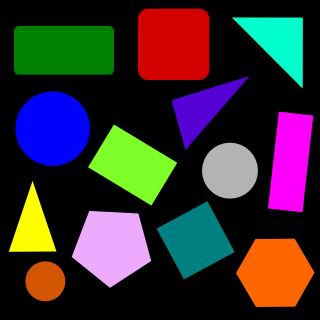
#> input picture HW3/Q7/1.jpg, 320 x 320 px
$ jupyter execute Q7.ipynb
#> lines starting #> are read from the running program, lines starting #| are printed output that depends on the picture; after the words box and inside, x2 and y2 are one past the last pixel; in counts of white or black regions, pixels touching at a corner belong together
#> further down, image is the input picture: shape (320, 320, 3); mean B, G, R 50.7, 46.9, 57.1
Import some prerequisites

[cell 1]
import cv2
import numpy as np
import matplotlib.pyplot as plt
import os
import random
import math

Run this cell for plotting

[cell 2]
def plotter(img_list, r, w, gray, wr, hr, fig_name = None):
    '''
    Plots images' list with its' caption and saves result image if you want.

    Parameters:
        img_list (list): The list of tuples of image and its' caption.
        r (int): The number of row(s).
        w (int): The number of colunm(s).
        gray (bool): The flag for plotting images in grayscale mode.
        wr (int): The width of one figure.
        hr (int): The height of one figure.
        fig_name (str): The name of the image of the plot. if not set this parameter the plot doesn't save.
    '''

    plt.rcParams['figure.figsize'] = (wr, hr)
    for i in range(len(img_list)):
        plt.subplot(r, w, i + 1)
        if img_list[i][2] == 'img':
            if gray:
                plt.imshow(img_list[i][0], cmap = 'gray')
            else:
                plt.imshow(img_list[i][0])
            plt.xticks([])
            plt.yticks([])
        elif img_list[i][2] == 'hist':
            plt.bar(np.arange(len(img_list[i][0])), img_list[i][0], color = 'c')
        else:
            raise Exception("Only image or histogram. Use third parameter of tuples in img_list and set it to img or hist.")
        plt.title(img_list[i][1])
    if fig_name is not None:
        plt.savefig(fig_name + '.png')
    plt.show()

Run this cell for change polar to cartesian.

[cell 3]
def pol_to_car(rho, theta):
    '''
    Changes rho and theta of a line to two point of that line.

    Parameters:
        rho (float): The distance from the origin to the line.
        theta (float):  Angle from origin to the line.

    Returns:
        (tuple): tuple of two point of line.
    '''

    a = np.cos(theta)
    b = np.sin(theta)
    c = 1000
    x0 = a*rho
    y0 = b*rho
    x1 = int(x0 + c * (-b))
    y1 = int(y0 + c * (a))
    x2 = int(x0 - c * (-b))
    y2 = int(y0 - c * (a))
    return x1, y1, x2, y2

# part b

Implement this function to detect and remove circles in the given image.

[cell 4]
def remove_circles(image):
    '''
    Returns the image which circles have been removed.

    Parameters:
        image (numpy.ndarray): The input image.

    Returns:
        out_img (numpy.ndarray): The result image.
    '''
    out_img = image.copy()

    #Writer your code here
    gray = cv2.cvtColor(image, cv2.COLOR_BGR2GRAY)
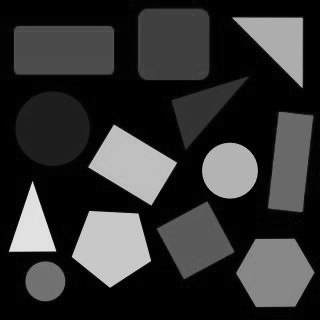
#> gray: shape (320, 320); min 0, max 235, mean 50.4
    # gray = cv2.medianBlur(gray, 5)
    circles = cv2.HoughCircles(gray, cv2.HOUGH_GRADIENT, 0.85, 40,
                               param1 = 60, param2 = 40, minRadius = 10, maxRadius = 110)
#> circles = [[229.5, 170.5, 27.3], [50.5, 128.5, 35.8], [44.5, 280.5, 20.4]]

    if circles is not None:
        circles = np.uint16(np.around(circles))
#> circles = [[230, 170, 27], [50, 128, 36], [44, 280, 20]]
        for i in circles[0, :]:
            cv2.circle(out_img, (i[0], i[1]), i[2] + 5, (0, 0, 0), -1)
#> this loop made 3 passes
#> out_img: shape (320, 320, 3); 9.81% of pixels changed, all inside (x1, y1, x2, y2) = (9, 87, 262, 305)
    return out_img

Test your implementation (dont change this cell)

[cell 5]
image_list = []

# image = cv2.imread(os.path.join('images', '1.png'))
image = cv2.imread('1.jpg')
image_list.append([cv2.cvtColor(image, cv2.COLOR_BGR2RGB), 'source', 'img'])

out_img = remove_circles(image)

image_list.append([cv2.cvtColor(out_img, cv2.COLOR_BGR2RGB), 'detect circles', 'img'])

plotter(image_list, 1, 2, True, 20, 10, 'q4a')
#> the loop in plotter, `for i in range(len(img_list)):` made 2 passes

# part c

Implement this function to detect lines in the given image with hough algorithm.

[cell 6]
def detect_lines_hough(image):
    '''
    Returns the image which lines have been detected.

    Parameters:
        image (numpy.ndarray): The input image.

    Returns:
        out_img (numpy.ndarray): The result image.
    '''
    out_img = image.copy()
    #Writer your code here
    gray = cv2.cvtColor(image, cv2.COLOR_BGR2GRAY)
        # Apply Gaussian blur to help reduce noise and improve edge detection
    blurred = cv2.GaussianBlur(gray, (3, 3), 0)

    edges = cv2.Canny(blurred, 50, 150, apertureSize=3)
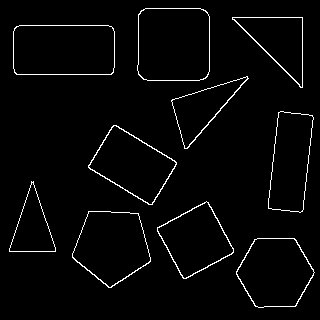
#> edges: shape (320, 320); 2.7% white in thin lines or dots, all inside (x1, y1, x2, y2) = (9, 8, 315, 308)
    lines = cv2.HoughLinesP(edges, 1, np.pi/(360*180) , threshold=20, minLineLength=10, maxLineGap=10)
#> lines = 57 rows, first 6: [232, 17, 302, 87], [302, 211, 313, 117], [123, 129, 176, 162], [19, 25, 108, 25], [209, 71, 209, 16], [88, 167, 149, 204]
    if lines is not None:
        for line in lines:
            x1, y1, x2, y2 = line[0]
            cv2.line(out_img, (x1, y1), (x2, y2), (255, 255, 255), 2)
#> this loop made 57 passes
#> (x1, y1, x2, y2) on passes 1 to 12: (232, 17, 302, 87), (302, 211, 313, 117), (123, 129, 176, 162), (19, 25, 108, 25), (209, 71, 209, 16), (88, 167, 149, 204), (268, 204, 278, 112), (186, 148, 247, 78), (16, 74, 111, 74), (183, 278, 233, 252), (157, 227, 206, 201), (207, 202, 233, 251)
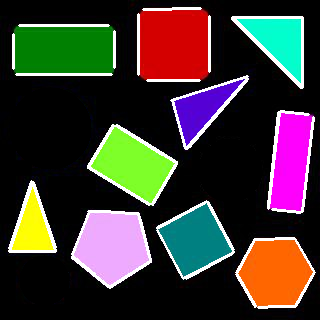
#> out_img: shape (320, 320, 3); mean B, G, R 49.5, 55.2, 63.3

    return out_img

dst: Output of the edge detector. It should be a grayscale image (although in fact it is a binary one)

lines: A vector that will store the parameters (xstart,ystart,xend,yend) of the detected lines

rho : The resolution of the parameter r in pixels. We use 1 pixel.

theta: The resolution of the parameter θ in radians. We use 1 degree (CV_PI/180)

threshold: The minimum number of intersections to "*detect*" a line

minLineLength: The minimum number of points that can form a line. Lines with less than this number of points are disregarded.

maxLineGap: The maximum gap between two points to be considered in the same line.

Test your implementation (dont change this cell)

[cell 7]
image_list = []

# image = cv2.imread(os.path.join('images', '1b.png'))
# image = cv2.imread('q4a.png')
image = out_img.copy()
image_list.append([cv2.cvtColor(image, cv2.COLOR_BGR2RGB), 'source', 'img'])

out_img = detect_lines_hough(image)

image_list.append([cv2.cvtColor(out_img, cv2.COLOR_BGR2RGB), 'detect lines', 'img'])

plotter(image_list, 1, 2, True, 20, 10, 'q4b')
#> call 2 of plotter, with r = 1, w = 2, gray = True, wr = 20, hr = 10, fig_name = 'q4b'
#> the loop in plotter (call 2), `for i in range(len(img_list)):` made 2 passes
#> in plotter (call 2), `plt.savefig(fig_name + '.png')`:
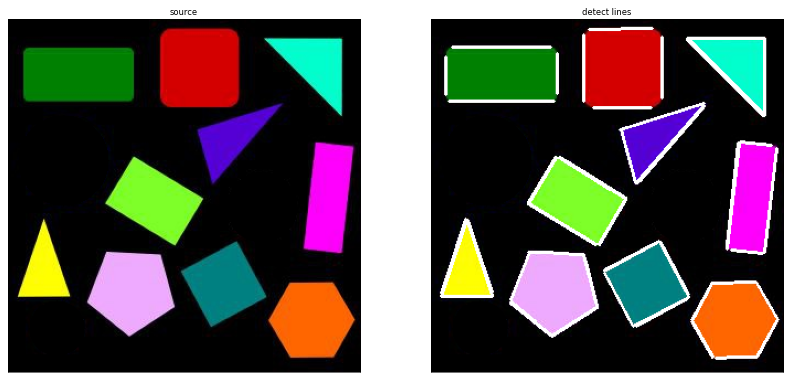
#> figure drawn by matplotlib, 2 panels
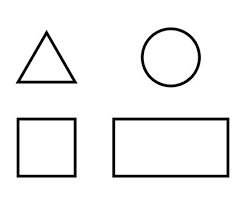
#> input picture HW3/Q7/7.jpg, 246 x 205 px
#> further down, image is the input picture: shape (205, 246, 3); min 0, max 255, mean 242

# part d

[cell 8]
import cv2
import numpy as np

def detect_roundish_shapes(image):
    '''
    Detects roundish rectangles and squares in an image.

    Parameters:
        image (numpy.ndarray): The input image.

    Returns:
        out_img (numpy.ndarray): The image with detected shapes outlined.
    '''
    out_img = image.copy()
    gray = cv2.cvtColor(image, cv2.COLOR_BGR2GRAY)
#> gray: shape (205, 246)
    blurred = cv2.GaussianBlur(gray, (5, 5), 0)
#> blurred: shape (205, 246)
    edged = cv2.Canny(blurred, 30, 150)
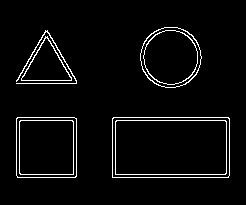
#> edged: shape (205, 246); 3.9% white in thin lines or dots, all inside (x1, y1, x2, y2) = (16, 27, 230, 178)

    # Using Hough Circle Transform to detect circles
    circles = cv2.HoughCircles(blurred, cv2.HOUGH_GRADIENT, 1, minDist=20, param1=50, param2=30, minRadius=0, maxRadius=0)
#> circles = [[170.5, 56.5, 26.4]]
    if circles is not None:
        circles = np.uint16(np.around(circles))
#> circles = [[170, 56, 26]]
        for i in circles[0,:]:
            cv2.circle(out_img, (i[0], i[1]), i[2], (255, 255, 0), 2)  # Draw circles in yellowl
#> this loop made 1 pass
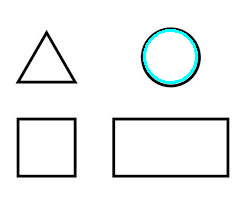
#> out_img: shape (205, 246, 3); 0.96% of pixels changed, all inside (x1, y1, x2, y2) = (143, 29, 198, 84)

    contours, _ = cv2.findContours(edged, cv2.RETR_EXTERNAL, cv2.CHAIN_APPROX_SIMPLE)
#> contours = 5 contours; box (x1, y1, x2, y2) and area: (112, 117, 230, 178) 7018, (16, 117, 77, 178) 3596, (140, 27, 202, 88) 2882, (21, 36, 72, 81) 1172, (16, 30, 77, 84) 58
    edge_img = np.zeros_like(image)
#> edge_img: shape (205, 246, 3); every value is 0
    cv2.drawContours(edge_img, contours, -1, (0,125, 125), 3)  # Drawing all contours in green with a thickness of 3
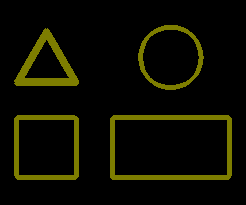
#> edge_img: shape (205, 246, 3); mean B, G, R 0, 12.6, 12.6
    for cnt in contours:
        epsilon = 0.02 * cv2.arcLength(cnt, True)
        approx = cv2.approxPolyDP(cnt, epsilon, True)
        if len(approx) == 3:
            cv2.drawContours(out_img, [approx], 0, (255, 0, 0), 2)  # Draw triangles in blue
            print("blue shapes are triangle.")
        elif len(approx) == 4:
            x, y, w, h = cv2.boundingRect(approx)
            aspectRatio = float(w) / h
            if 0.8 <= aspectRatio <= 1.2:  # More square-like
                cv2.drawContours(out_img, [approx], 0, (0, 255, 0), 2)
                print("green shapes are square.")
            else:  # More rectangle-like
                cv2.drawContours(out_img, [approx], 0, (0, 0, 255), 2)
                print("red shapes are rectangle.")
        elif len(approx) > 8:
            area = cv2.contourArea(cnt)
            perimeter = cv2.arcLength(cnt, True)
            circularity = 4 * np.pi * (area / (perimeter * perimeter))
            if circularity > 0.7:  # Lower the threshold to catch more imperfect circles
                cv2.drawContours(out_img, [approx], 0, (255, 255, 0), 2)  # Draw circles in yellow'
            print('Pale blue shapes are circles.')
        for vertex in approx:
            x, y = vertex.ravel()
            cv2.circle(out_img, (x, y), 5, (10, 134, 100), -1)  # Vertex in red
#> this loop made 5 passes
#> (epsilon, approx, w, h, aspectRatio) on passes 1 to 2: (7.04, [[112, 118], [112, 177], [229, 175], [228, 117]], 118, 61, 1.93), (4.75, [[17, 117], [17, 177], [75, 177], [76, 118]], 60, 61, 0.984)
#> epsilon on passes 4 to 5: 7.54, 4.03
#| red shapes are rectangle.
#| green shapes are square.
#| blue shapes are triangle.
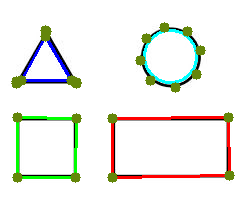
#> out_img: shape (205, 246, 3); 7.17% of pixels changed, all inside (x1, y1, x2, y2) = (11, 22, 235, 183)
    return out_img

[cell 9]
image_list = []

# image = cv2.imread(os.path.join('images', '1b.png'))
image = cv2.imread('7.jpg')
# image = out_img.copy()
image_list.append([cv2.cvtColor(image, cv2.COLOR_BGR2RGB), 'source', 'img'])

out_img = detect_roundish_shapes(image)

image_list.append([cv2.cvtColor(out_img, cv2.COLOR_BGR2RGB), 'detect lines', 'img'])

plotter(image_list, 1, 2, True, 20, 10, 'q4c')
#> call 3 of plotter, with r = 1, w = 2, gray = True, wr = 20, hr = 10, fig_name = 'q4c'
#> the loop in plotter (call 3), `for i in range(len(img_list)):` made 2 passes
#> in plotter (call 3), `plt.savefig(fig_name + '.png')`:
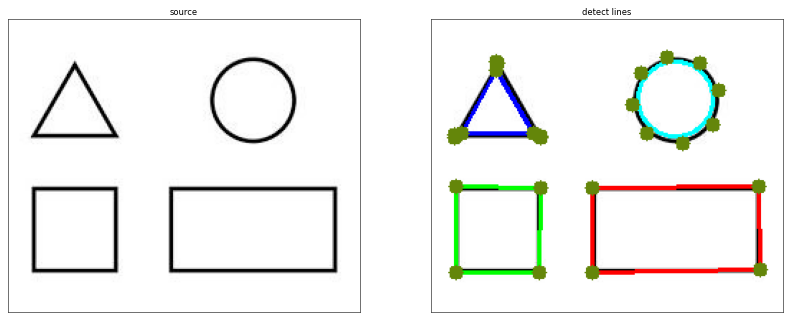
#> figure drawn by matplotlib, 2 panels
